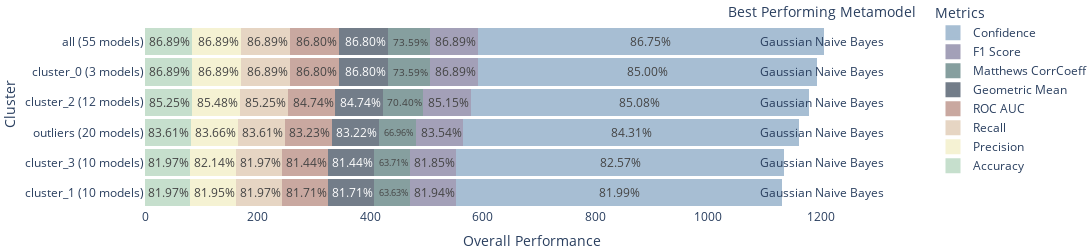

Notebook cell for this chart:
### Code cell
fig = go.Figure()

# https://plotly.com/python/horizontal-bar-charts/

metrics = ['accuracy', 'precision', 'recall', 'roc_auc_score', 'geometric_mean_score', 'matthews_corrcoef', 'f1_weighted', 'average_probability']
metrics_legend = ['Accuracy', 'Precision', 'Recall', 'ROC AUC', 'Geometric Mean', 'Matthews CorrCoeff', 'F1 Score', 'Confidence']
colors = ['#c6dfcd', '#f5f2d3', '#e6d5c3', '#c9a8a0', '#737d89', '#869f9f', '#a3a0b8', '#a7bed3']

# add cluster all row
for i in range (8):
    value = df_top_rows[f'{metrics[i]}']
    if metrics[i] != 'average_probability':
        fig.add_trace(go.Bar(y=df_top_rows.cluster, x=value, name=metrics_legend[i], orientation='h', 
                            text= np.round(value/100, 4), marker=dict(color=colors[i], line=dict(color=colors[i], width=3))))
    else:
        fig.add_trace(go.Bar(y=df_top_rows.cluster, x=value*7, name=metrics_legend[i], orientation='h', 
                            text= np.round(value/100, 4), marker=dict(color=colors[i], line=dict(color=colors[i], width=3)))) 


# update x values size
fig.update_layout(yaxis_tickfont_size=12, xaxis_tickfont_size=12, title_text='Model Performance', title_x=0.5)

fig.update_layout(barmode='stack', paper_bgcolor='rgba(0,0,0,0)', plot_bgcolor='rgba(0,0,0,0)',
    margin=dict(l=0, r=0, t=0, b=0), showlegend=True, yaxis=dict(categoryorder = 'total ascending'))


# add title for x axes and y axes
fig.update_xaxes(title_text='Overall Performance', title_font=dict(size=14))
fig.update_yaxes(title_text='Cluster', title_font=dict(size=14))

# update legend names
fig.update_layout(legend_title_text='Metrics')
fig.update_traces(textposition='inside')
fig.update_traces(insidetextanchor='middle')
# add % to text
fig.update_traces(texttemplate='%{text:.2%}')

# get total length of bars
total_length = 0
for i in fig.data:
    total_length += i.x[0]

fig.add_annotation(xref='x', yref='y', x=total_length, y=df_top_rows.shape[0], text='Best Performing Metamodel', font = dict(size = 14), showarrow=False)

for i in range (df_top_rows.shape[0]):
    fig.add_annotation(xref='x', yref='y', x=total_length, y=df_top_rows.cluster[i], text=df_top_rows.algorithm_name[i], font = dict(size = 12), showarrow=False)


# update figure size



fig.update_layout(width=1200, height=250)

fig.show()

### Figure 1 — Plotly figure (JSON) as saved in the notebook; plotly's stock layout.template omitted (floating-point values rounded to 4 significant figures)
{"data": [{"insidetextanchor": "middle", "marker": {"color": "#c6dfcd", "line": {"color": "#c6dfcd", "width": 3}}, "name": "Accuracy", "orientation": "h", "text": [0.8689, 0.8689, 0.8525, 0.8361, 0.8197, 0.8197], "textposition": "inside", "texttemplate": "%{text:.2%}", "type": "bar", "x": [86.89, 86.89, 85.25, 83.61, 81.97, 81.97], "y": ["all (55 models)", "cluster_0 (3 models)", "cluster_2 (12 models)", "outliers (20 models)", "cluster_3 (10 models)", "cluster_1 (10 models)"]}, {"insidetextanchor": "middle", "marker": {"color": "#f5f2d3", "line": {"color": "#f5f2d3", "width": 3}}, "name": "Precision", "orientation": "h", "text": [0.8689, 0.8689, 0.8548, 0.8366, 0.8214, 0.8195], "textposition": "inside", "texttemplate": "%{text:.2%}", "type": "bar", "x": [86.89, 86.89, 85.48, 83.66, 82.14, 81.95], "y": ["all (55 models)", "cluster_0 (3 models)", "cluster_2 (12 models)", "outliers (20 models)", "cluster_3 (10 models)", "cluster_1 (10 models)"]}, {"insidetextanchor": "middle", "marker": {"color": "#e6d5c3", "line": {"color": "#e6d5c3", "width": 3}}, "name": "Recall", "orientation": "h", "text": [0.8689, 0.8689, 0.8525, 0.8361, 0.8197, 0.8197], "textposition": "inside", "texttemplate": "%{text:.2%}", "type": "bar", "x": [86.89, 86.89, 85.25, 83.61, 81.97, 81.97], "y": ["all (55 models)", "cluster_0 (3 models)", "cluster_2 (12 models)", "outliers (20 models)", "cluster_3 (10 models)", "cluster_1 (10 models)"]}, {"insidetextanchor": "middle", "marker": {"color": "#c9a8a0", "line": {"color": "#c9a8a0", "width": 3}}, "name": "ROC AUC", "orientation": "h", "text": [0.868, 0.868, 0.8474, 0.8323, 0.8144, 0.8171], "textposition": "inside", "texttemplate": "%{text:.2%}", "type": "bar", "x": [86.8, 86.8, 84.74, 83.23, 81.44, 81.71], "y": ["all (55 models)", "cluster_0 (3 models)", "cluster_2 (12 models)", "outliers (20 models)", "cluster_3 (10 models)", "cluster_1 (10 models)"]}, {"insidetextanchor": "middle", "marker": {"color": "#737d89", "line": {"color": "#737d89", "width": 3}}, "name": "Geometric Mean", "orientation": "h", "text": [0.868, 0.868, 0.8474, 0.8322, 0.8144, 0.8171], "textposition": "inside", "texttemplate": "%{text:.2%}", "type": "bar", "x": [86.8, 86.8, 84.74, 83.22, 81.44, 81.71], "y": ["all (55 models)", "cluster_0 (3 models)", "cluster_2 (12 models)", "outliers (20 models)", "cluster_3 (10 models)", "cluster_1 (10 models)"]}, {"insidetextanchor": "middle", "marker": {"color": "#869f9f", "line": {"color": "#869f9f", "width": 3}}, "name": "Matthews CorrCoeff", "orientation": "h", "text": [0.7359, 0.7359, 0.704, 0.6696, 0.6371, 0.6363], "textposition": "inside", "texttemplate": "%{text:.2%}", "type": "bar", "x": [73.59, 73.59, 70.4, 66.96, 63.71, 63.63], "y": ["all (55 models)", "cluster_0 (3 models)", "cluster_2 (12 models)", "outliers (20 models)", "cluster_3 (10 models)", "cluster_1 (10 models)"]}, {"insidetextanchor": "middle", "marker": {"color": "#a3a0b8", "line": {"color": "#a3a0b8", "width": 3}}, "name": "F1 Score", "orientation": "h", "text": [0.8689, 0.8689, 0.8515, 0.8354, 0.8185, 0.8194], "textposition": "inside", "texttemplate": "%{text:.2%}", "type": "bar", "x": [86.89, 86.89, 85.15, 83.54, 81.85, 81.94], "y": ["all (55 models)", "cluster_0 (3 models)", "cluster_2 (12 models)", "outliers (20 models)", "cluster_3 (10 models)", "cluster_1 (10 models)"]}, {"insidetextanchor": "middle", "marker": {"color": "#a7bed3", "line": {"color": "#a7bed3", "width": 3}}, "name": "Confidence", "orientation": "h", "text": [0.8675, 0.85, 0.8508, 0.8431, 0.8257, 0.8199], "textposition": "inside", "texttemplate": "%{text:.2%}", "type": "bar", "x": [607.2, 595, 595.6, 590.2, 578.0, 573.9], "y": ["all (55 models)", "cluster_0 (3 models)", "cluster_2 (12 models)", "outliers (20 models)", "cluster_3 (10 models)", "cluster_1 (10 models)"]}], "layout": {"annotations": [{"font": {"size": 14}, "showarrow": false, "text": "Best Performing Metamodel", "x": 1202, "xref": "x", "y": 6, "yref": "y"}, {"font": {"size": 12}, "showarrow": false, "text": "Gaussian Naive Bayes", "x": 1202, "xref": "x", "y": "all (55 models)", "yref": "y"}, {"font": {"size": 12}, "showarrow": false, "text": "Gaussian Naive Bayes", "x": 1202, "xref": "x", "y": "cluster_0 (3 models)", "yref": "y"}, {"font": {"size": 12}, "showarrow": false, "text": "Gaussian Naive Bayes", "x": 1202, "xref": "x", "y": "cluster_2 (12 models)", "yref": "y"}, {"font": {"size": 12}, "showarrow": false, "text": "Gaussian Naive Bayes", "x": 1202, "xref": "x", "y": "outliers (20 models)", "yref": "y"}, {"font": {"size": 12}, "showarrow": false, "text": "Gaussian Naive Bayes", "x": 1202, "xref": "x", "y": "cluster_3 (10 models)", "yref": "y"}, {"font": {"size": 12}, "showarrow": false, "text": "Gaussian Naive Bayes", "x": 1202, "xref": "x", "y": "cluster_1 (10 models)", "yref": "y"}], "barmode": "stack", "height": 250, "legend": {"title": {"text": "Metrics"}}, "margin": {"b": 0, "l": 0, "r": 0, "t": 0}, "paper_bgcolor": "rgba(0,0,0,0)", "plot_bgcolor": "rgba(0,0,0,0)", "showlegend": true, "title": {"text": "Model Performance", "x": 0.5}, "width": 1200, "xaxis": {"tickfont": {"size": 12}, "title": {"font": {"size": 14}, "text": "Overall Performance"}}, "yaxis": {"categoryorder": "total ascending", "tickfont": {"size": 12}, "title": {"font": {"size": 14}, "text": "Cluster"}}}}
